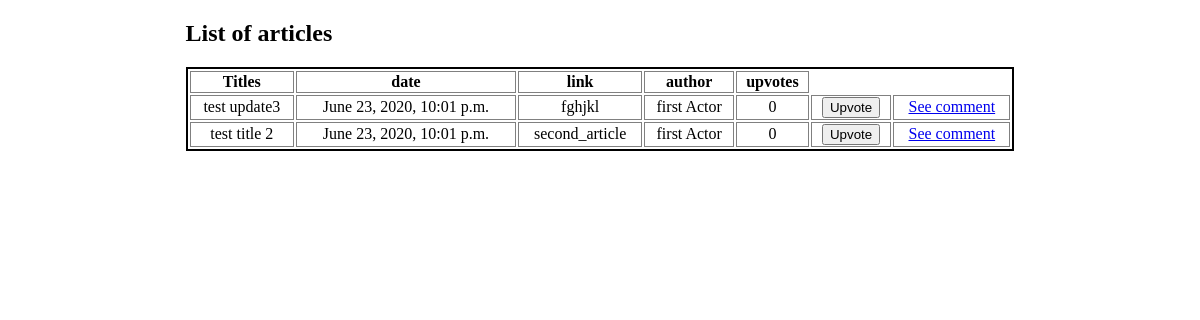
Before: /api/article/ with the older database file.
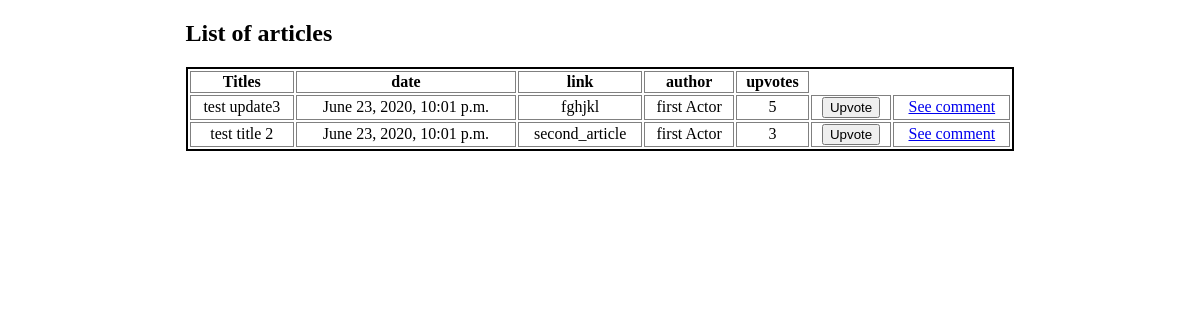
After: the same page with the newer database file.
### api/models.py (models this page shows, shortened)
class Article(models.Model):
    title = models.TextField("Place for title")
    date = models.DateTimeField("Place for date", default=now)
    link = models.SlugField("Place for link", max_length=160, unique=True,)
    author = models.ForeignKey('Author', related_name='articles', on_delete=models.CASCADE)
    upvotes = models.PositiveSmallIntegerField("amount of upvotes", default=0)

class Author(models.Model):
    name = models.CharField(max_length=100)
    def __str__(self):
        return self.name

### api/views.py (the view)
# urls.py: path('article/', views.showArticle, name="article"),
def showArticle(request):
    articles = Article.objects.all()
    return render(request, 'article.html', {"article":articles})

### api/templates/article.html (shortened to what this page needs)
<!doctype html>
<html lang="en">
<head>
    {% load static %}
    <link rel="stylesheet" href="{% static 'style.css'%}">
</head>
<body>
    <div class="container">
    {% if article.count > 0 %}
        <h2>List of articles</h2>
        <table>
            <tr>
                <th>Titles</th>
                <th>date</th>
                <th>link</th>
                <th>author</th>
                <th>upvotes</th>
            </tr>
        {% for post in article %}
            <tr>
                <td>{{ post.title }}</td>
                <td>{{ post.date }}</td>
                <td>{{ post.link }}</td>
                <td>{{ post.author }}</td>
                <td>{{ post.upvotes }}</td>
                <td>
                    <form method="post" action="/api/article/{{post.id}}">
                        <button type="submit", name="save">Upvote</button>
                    </form>
                </td>
                <td>
                    <a href="/api/reviews/{{post.id}}">See comment</a>
                </td>
            </tr>
        {% endfor %}
        </table>
    {% endif %}
    </div>
</body>
</html>

Changed rows visible on the page:
changed Article "test update3": upvotes "0" → "5"
changed Article "test title 2": upvotes "0" → "3"
